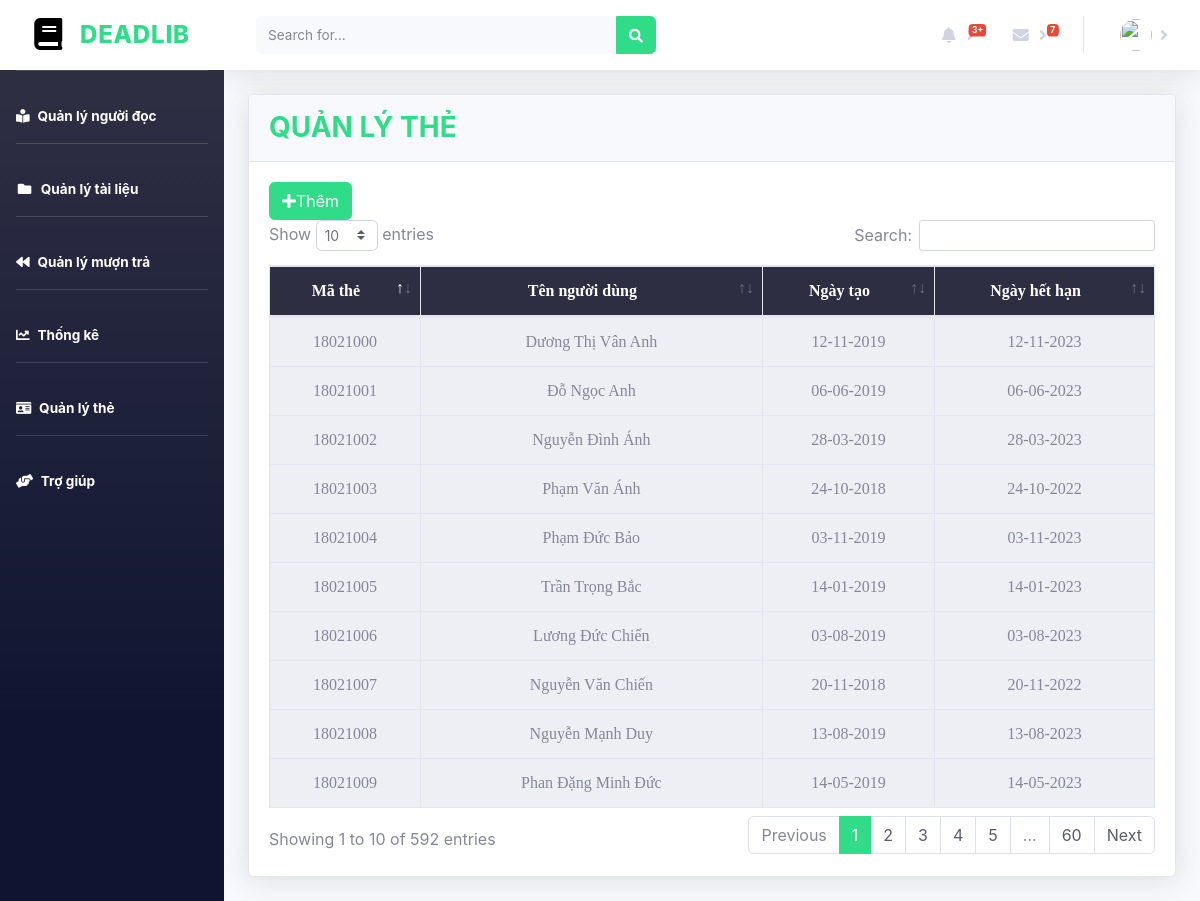
The app's page /card.php (signed in) with its own data.
### tables this page shows
CREATE TABLE `reader` (
  `cardNumber` int(10) NOT NULL,
  `readerName` varchar(50) NOT NULL,
  `address` varchar(50) NOT NULL,
  `phoneNumber` varchar(11) NOT NULL,
  `gender` varchar(10) NOT NULL DEFAULT 'Nam',
  `dateOfBirth` date NOT NULL DEFAULT '2020-01-01',
  `status` int(1) NOT NULL DEFAULT '1',
  PRIMARY KEY (`cardNumber`),
  CONSTRAINT `fk_reader` FOREIGN KEY (`cardNumber`) REFERENCES `card` (`cardNumber`) ON DELETE CASCADE ON UPDATE CASCADE
);

CREATE TABLE `card` (
  `cardNumber` int(10) NOT NULL AUTO_INCREMENT,
  `createdDay` date NOT NULL,
  `expiredDay` date NOT NULL,
  PRIMARY KEY (`cardNumber`)
);

### card.php (the view, shortened to what this page needs)
<!DOCTYPE html>
<html lang="en">
   <head>
      <link href="./v/fontawesome-free/css/all.min.css" rel="stylesheet" type="text/css">
      <link href="./css/lib.css" rel="stylesheet">
      <link rel="stylesheet" href="v/datatables/dataTables.bootstrap4.min.css">
   </head>
   <body id="page-top">
      <div id="wrapper">
         <ul class="navbar-nav bg-gradient-primary sidebar sidebar-dark accordion" id="accordionSidebar">
            <a class="sidebar-brand d-flex align-items-center justify-content-center" href="dashboard.php">
               <div class="sidebar-brand-icon ">
                  <i class="fas fa-book"></i>
               </div>
               <div class="sidebar-brand-text">DEADLIB</div>
            </a>
            <hr class="sidebar-divider">
            <li class="nav-item active">
               <a class="nav-link" href="reader.php">
               <i class="fas fa-book-reader"></i>
               <span>Quản lý người đọc</span></a>
            </li>
            <hr class="sidebar-divider">
            <li class="nav-item active">
               <a class="nav-link" href="book.php">
               <i class="fas fa-fw fa-folder"></i>
               <span>Quản lý tài liệu</span></a>
            </li>
            <hr class="sidebar-divider">
            <li class="nav-item active">
               <a class="nav-link" href="giveback.php">
               <i class="fas fa-backward"></i>
               <span>Quản lý mượn trả</span></a>
            </li>
            <hr class="sidebar-divider">
            <li class="nav-item active">
               <a class="nav-link" href="dashboard.php">
               <i class="fas fa-chart-line"></i>
               <span>Thống kê</span></a>
            </li>
            <hr class="sidebar-divider">
            <li class="nav-item active">
               <a class="nav-link" href="card.php">
               <i class="fas fa-id-card"></i>
               <span>Quản lý thẻ</span></a>
            </li>
            <hr class="sidebar-divider">
            <li class="nav-item active">
               <a class="nav-link" href="help.php">
               <i class="fas fa-hands-helping"></i>
               <span>Trợ giúp</span></a>
            </li>
         </ul>
         <div id="content-wrapper" class="d-flex flex-column">
            <div id="content">
               <nav class="navbar navbar-expand navbar-light bg-white topbar mb-4 static-top shadow">
                  <form class="d-none d-sm-inline-block form-inline mr-auto ml-md-3 my-2 my-md-0 mw-100 navbar-search">
                     <div class="input-group">
                        <input type="text" class="form-control bg-light border-0 small" placeholder="Search for..." aria-label="Search" aria-describedby="basic-addon2">
                        <div class="input-group-append">
                           <button class="btn btn-primary" type="button">
                           <i class="fas fa-search fa-sm"></i>
                           </button>
                        </div>
                     </div>
                  </form>
          <ul class="navbar-nav ml-auto">
            <li class="nav-item dropdown no-arrow mx-1">
              <a class="nav-link dropdown-toggle" href="#" id="alertsDropdown" role="button" data-toggle="dropdown" aria-haspopup="true" aria-expanded="false">
                <i class="fas fa-bell fa-fw"></i>
                <span class="badge badge-danger badge-counter">3+</span>
              </a>
            </li>
            <li class="nav-item dropdown no-arrow mx-1">
              <a class="nav-link dropdown-toggle" href="#" id="messagesDropdown" role="button" data-toggle="dropdown" aria-haspopup="true" aria-expanded="false">
                <i class="fas fa-envelope fa-fw"></i>
                <span class="badge badge-danger badge-counter">7</span>
              </a>
            </li>
            <li class="nav-item dropdown no-arrow">
              <a class="nav-link dropdown-toggle" href="#" id="userDropdown" role="button" data-toggle="dropdown" aria-haspopup="true" aria-expanded="false">
                <img class="img-profile rounded-circle" src="https://kenh14cdn.com/thumb_w/620/2018/5/16/3189533012638884437482503274448191335956480n-15264802105001243615494.jpg">
              </a>
            </li>
          </ul>
               </nav>
               <div class="container-fluid">
               <div class="card shadow mb-4">
               <div class="card-header py-3">
               <h3 class="m-0 font-weight-bold text-primary">QUẢN LÝ THẺ</h3>
               </div>
               <div class="card-body">
               <form>
               <a id = "add-user-button" class="btn btn-primary-add " href="#" data-toggle="modal" data-target="#addModal"><i class="fas fa-plus" style="display: inline;"></i>Thêm</a>
               </form>
               <div class="table-responsive">
               <table class="table table-bordered" id="dataTable" width="100%" cellspacing="0">
               <?php
                 require_once "config.php";
                 $sql = "SELECT c.cardNumber, r.readerName, c.createdDay, c.expiredDay FROM card c
                 INNER JOIN reader r ON c.cardNumber=r.cardNumber";
                 if($result = mysqli_query($link, $sql)){
                     if(mysqli_num_rows($result) > 0){
                             echo "<thead>";
                                 echo "<tr>";
                                     echo "<th>Mã thẻ</th>";
                                     echo "<th>Tên người dùng</th>";
                                     echo "<th>Ngày tạo</th>";
                                     echo "<th>Ngày hết hạn</th>";
                                 echo "</tr>";
                             echo "</thead>";
                             echo "<tbody>";
                             while($row = mysqli_fetch_array($result)){
                                 $joinedDate = date_create($row['createdDay']);
                                 $createdDate = date_format($joinedDate, "d-m-Y");
                                 $endDate = date_create($row['expiredDay']);
                                 $expiredDate = date_format($endDate, "d-m-Y");
                                 echo "<tr>";
                                     echo "<td>" . $row['cardNumber'] . "</td>";
                                     echo "<td>" . $row['readerName'] . "</td>";
                                     echo "<td>" . $createdDate . "</td>";
                                     echo "<td>" . $expiredDate  . "</td>";
                                 echo "</tr>";
                             }
                             echo "</tbody>";
                         echo "</table>";
                     } else{
                         echo "<p class='lead'><em>No records were found.</em></p>";
                     }
                 } else{
                     echo "ERROR: Could not able to execute $sql. " . mysqli_error($link);
                 }
                 ?>
               </div>
               </div>
               </div>
               </div>
               </div>
            </div>
         </div>
   </body>
</html>

### records on screen
reader: cardNumber.cardNumber "18021000", readerName "Dương Thị Vân Anh", cardNumber.createdDay "12-11-2019", cardNumber.expiredDay "12-11-2023"
reader: cardNumber.cardNumber "18021001", readerName "Đỗ Ngọc Anh", cardNumber.createdDay "06-06-2019", cardNumber.expiredDay "06-06-2023"
reader: cardNumber.cardNumber "18021002", readerName "Nguyễn Đình Ánh", cardNumber.createdDay "28-03-2019", cardNumber.expiredDay "28-03-2023"
reader: cardNumber.cardNumber "18021003", readerName "Phạm Văn Ánh", cardNumber.createdDay "24-10-2018", cardNumber.expiredDay "24-10-2022"
reader: cardNumber.cardNumber "18021004", readerName "Phạm Đức Bảo", cardNumber.createdDay "03-11-2019", cardNumber.expiredDay "03-11-2023"
reader: cardNumber.cardNumber "18021005", readerName "Trần Trọng Bắc", cardNumber.createdDay "14-01-2019", cardNumber.expiredDay "14-01-2023"
reader: cardNumber.cardNumber "18021006", readerName "Lương Đức Chiến", cardNumber.createdDay "03-08-2019", cardNumber.expiredDay "03-08-2023"
reader: cardNumber.cardNumber "18021007", readerName "Nguyễn Văn Chiến", cardNumber.createdDay "20-11-2018", cardNumber.expiredDay "20-11-2022"
reader: cardNumber.cardNumber "18021008", readerName "Nguyễn Mạnh Duy", cardNumber.createdDay "13-08-2019", cardNumber.expiredDay "13-08-2023"
reader: cardNumber.cardNumber "18021009", readerName "Phan Đặng Minh Đức", cardNumber.createdDay "14-05-2019", cardNumber.expiredDay "14-05-2023"
